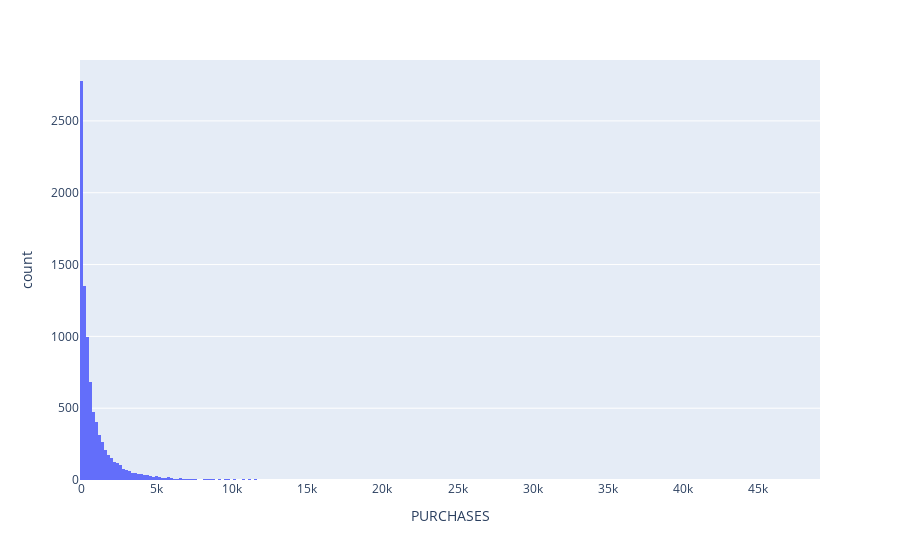
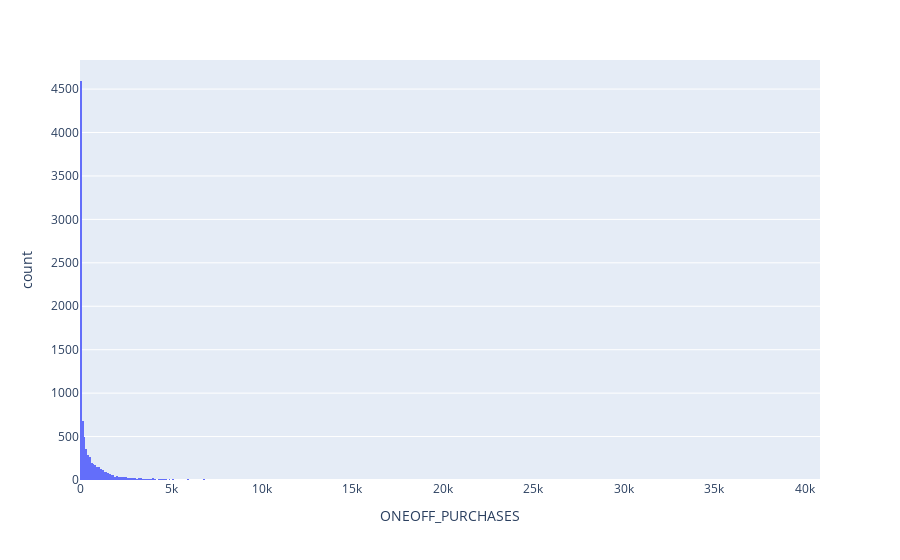
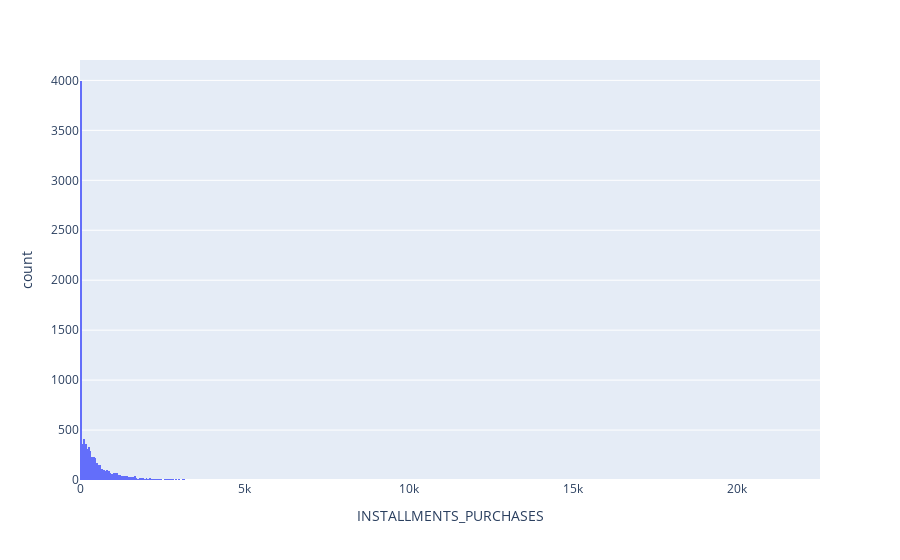

Source (notebook cell) for these figures, in order:
### Markdown cell above
**Observações:**

- Mais de 4000 clientes tem saldo baixo para fazer compras.
- Cerca de 6000 clientes mantém sua o saldo atualizado.

### Code cell
c = px.histogram(df['PURCHASES'], x='PURCHASES')
d = px.histogram(df['ONEOFF_PURCHASES'], x = 'ONEOFF_PURCHASES')
e = px.histogram(df['INSTALLMENTS_PURCHASES'], x='INSTALLMENTS_PURCHASES')
c.show(),d.show(),e.show();

### Figure 1 — Plotly figure (JSON) as saved in the notebook; plotly's stock layout.template omitted (floating-point values rounded to 4 significant figures; data arrays with more than 128 entries replaced by an {"elided": "..."} marker saying what was removed)
{"data": [{"alignmentgroup": "True", "bingroup": "x", "hovertemplate": "PURCHASES=%{x}<br>count=%{y}<extra></extra>", "legendgroup": "", "marker": {"color": "#636efa", "pattern": {"shape": ""}}, "name": "", "offsetgroup": "", "orientation": "v", "showlegend": false, "type": "histogram", "x": {"elided": "8950 float values"}, "xaxis": "x", "yaxis": "y"}], "layout": {"barmode": "relative", "legend": {"tracegroupgap": 0}, "margin": {"t": 60}, "xaxis": {"anchor": "y", "domain": [0, 1], "title": {"text": "PURCHASES"}}, "yaxis": {"anchor": "x", "domain": [0, 1], "title": {"text": "count"}}}}

### Figure 2 — Plotly figure (JSON) as saved in the notebook; plotly's stock layout.template omitted (floating-point values rounded to 4 significant figures; data arrays with more than 128 entries replaced by an {"elided": "..."} marker saying what was removed)
{"data": [{"alignmentgroup": "True", "bingroup": "x", "hovertemplate": "ONEOFF_PURCHASES=%{x}<br>count=%{y}<extra></extra>", "legendgroup": "", "marker": {"color": "#636efa", "pattern": {"shape": ""}}, "name": "", "offsetgroup": "", "orientation": "v", "showlegend": false, "type": "histogram", "x": {"elided": "8950 float values"}, "xaxis": "x", "yaxis": "y"}], "layout": {"barmode": "relative", "legend": {"tracegroupgap": 0}, "margin": {"t": 60}, "xaxis": {"anchor": "y", "domain": [0, 1], "title": {"text": "ONEOFF_PURCHASES"}}, "yaxis": {"anchor": "x", "domain": [0, 1], "title": {"text": "count"}}}}

### Figure 3 — Plotly figure (JSON) as saved in the notebook; plotly's stock layout.template omitted (floating-point values rounded to 4 significant figures; data arrays with more than 128 entries replaced by an {"elided": "..."} marker saying what was removed)
{"data": [{"alignmentgroup": "True", "bingroup": "x", "hovertemplate": "INSTALLMENTS_PURCHASES=%{x}<br>count=%{y}<extra></extra>", "legendgroup": "", "marker": {"color": "#636efa", "pattern": {"shape": ""}}, "name": "", "offsetgroup": "", "orientation": "v", "showlegend": false, "type": "histogram", "x": {"elided": "8950 float values"}, "xaxis": "x", "yaxis": "y"}], "layout": {"barmode": "relative", "legend": {"tracegroupgap": 0}, "margin": {"t": 60}, "xaxis": {"anchor": "y", "domain": [0, 1], "title": {"text": "INSTALLMENTS_PURCHASES"}}, "yaxis": {"anchor": "x", "domain": [0, 1], "title": {"text": "count"}}}}
